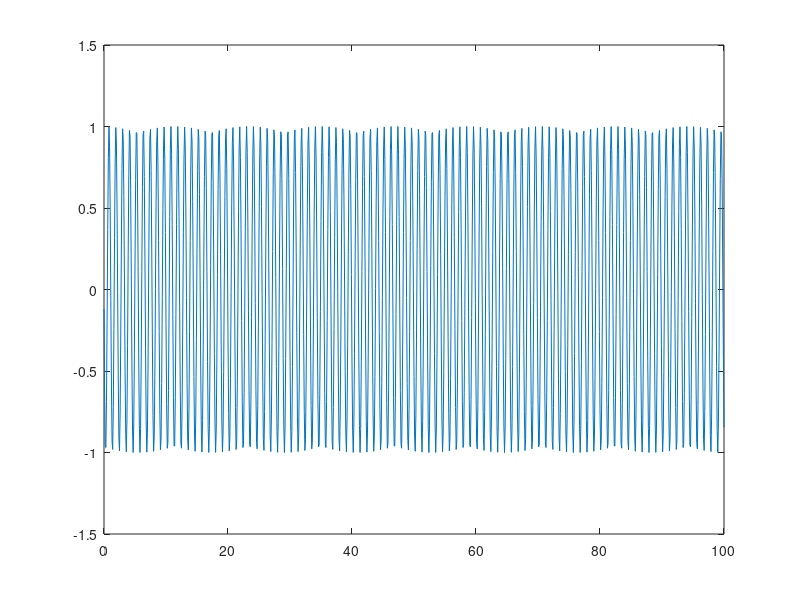

MATLAB code to generate this figure:
%% Q 3.26
wn=1400.29;
w=120;
xi=0.7;

a=1-w^2/wn^2;
b=2*xi*w/wn;

m=1/(a^2+b^2)^0.5
t=0:0.1:100;
%t=10.^torigin;
yst_ratio=m*sin(w.*t+atan(-b/a));

plot(t,yst_ratio)